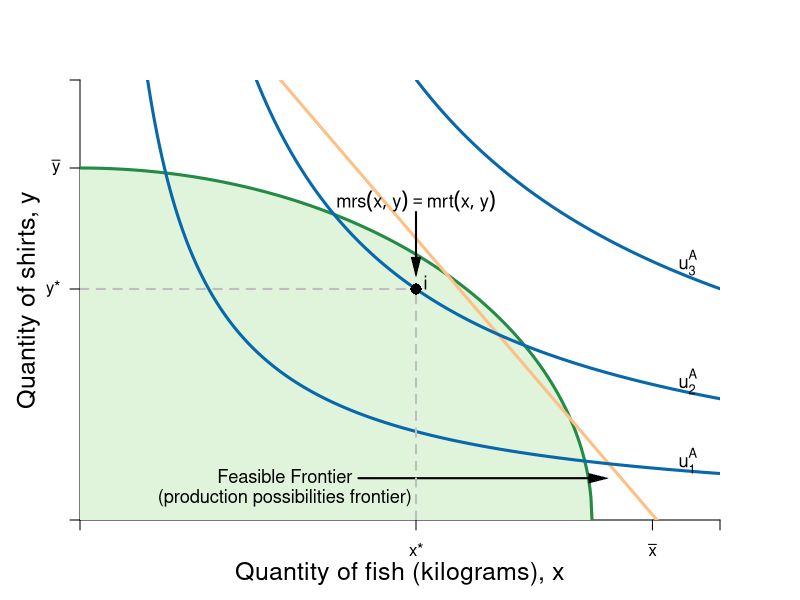

The R source for this figure:
#Graph Designer: Simon Halliday
#Authors: Bowles, Foley and Halliday
#Title: Coordination, Conflict and Competition: A Text in Microeconomics

require(shape)
pdf(file = "specprodexch/ppf_dos.pdf", width = 8, height = 8)

#Set parameters for graphics
axislabelsize <- 1.5
labelsize <- 1.1
graphlinewidth <- 3
segmentlinewidth <- 2

COL <- c("#7fc97f", "#beaed4", "#fdc086", "#ffff99", "#386cb0", "#f0027f", "#bf5b17", "#666666")
COLA <- c("#e0f3db", "#99d8c9","#66c2a4","#41ae76", "#238b45", "#005824")
COLB <- c("#4eb3d3", "#2b8cbe", "#0868ac","#084081")

#Edited the margins to cater for the larger LHS labels
par(mar =  c(4, 4, 4, 4))

#Change this to make it log of l 

# ppf <- function(l, k = 0.5) {
#   k * (1/l)
# }

ppf <- function(x, k = 0.1, maxy = 8, alpha = 2) {
  maxy - k*x^alpha 
}

ppf2 <- function(x, yint = 80){
  sqrt(yint - (x)^2)
}

uFn <- function(x, y, alpha = 0.5){
  (x^alpha)*(y^(1-alpha))
}

bcA <- function(x, w = 8, p = 2) {
  w - p*x
}


xlims <- c(0, 10)
ylims <- c(0, 10)

npts <- 501 
x <- seq(xlims[1], xlims[2], length.out = npts)
y <- seq(ylims[1], ylims[2], length.out = npts) 
a <- c(3.25, 5.25, 7.25)

plot(0, 0, xlim = xlims, ylim = ylims, type = "n",
     xlab = expression(paste("")),
     ylab = expression(paste("")), 
     xaxt = "n", 
     yaxt = "n", 
     cex.lab = axislabelsize, 
     bty = "n", 
     xaxs="i", 
     yaxs="i"
)


# ticksy <- seq(from = 0, to = ylims[2], by = 1)
# ylabels <- seq(from = 0, to = ylims[2], by = 1)
# ticksx <- seq(from = 0, to = xlims[2], by = 1)
# xlabels <- seq(from = 0, to = xlims[2], by = 1)
ticksy <- c(ylims[1], 5.25, 8, ylims[2])
ylabels <- c(NA, expression(paste(y,"*")), expression(paste(bar(y))), NA)
ticksx <- c(xlims[1], 5.25, 8.944272, xlims[2])
xlabels <- c(NA, expression(paste(x,"*")), expression(paste(bar(x))), NA)

axis(1, at = ticksx, pos = 0, labels = xlabels)
axis(2, at = ticksy, pos = 0, labels = ylabels, las = 1)

npts <- 500 
xx1 <- seq(xlims[1], xlims[2], length.out = npts)
xx2 <- seq(0, 8, length.out = npts)
xx3 <- seq(xlims[1], 0, length.out = npts)
xx4 <- seq(-11, 0, length.out = npts)

#Draw the polygon for shading the feasible set
# xpoly1 <- seq(from = xlims[1], to = xlims[2], length.out = 500)
# ypoly1 <- ppf(xpoly1, k = 0.1, maxy = 8, alpha = 2)
# polygon(x = c(xpoly1, rev(xpoly1[1])), y = c(ypoly1, rev(ypoly1)[1]), col=COLA[1], density=NULL, border = NA)

xpoly1 <- seq(from = xlims[1], to = 8, length.out = 500)
ypoly1 <- ppf2(xpoly1, yint = 64)
polygon(x = c(xpoly1, rev(xpoly1[1])), y = c(ypoly1, rev(ypoly1)[1]), col=COLA[1], density=NULL, border = NA)


#Draw the graphs
#lines(xx1, ppf(xx1, k = 0.1, maxy = 8, alpha = 2), col = COLA[5], lwd = graphlinewidth)
lines(xx2, ppf2(xx2, yint = 64), col = COLA[5], lwd = graphlinewidth)
lines(xx1, bcA(xx1, w = 15.325, p = 1.7), col = COL[3], lwd = graphlinewidth)
#lines(xx2, fishProd(xx2, k = 2), col = COLB[3], lwd = graphlinewidth)
#lines(xx3, feasibleLabor(xx3, time = 10), col = COL[3], lwd = graphlinewidth)
#lines(xx4, manufactureProd(xx4, k = 0.1, alpha = 2), col = COLB[4], lwd = graphlinewidth)

#Label the feasible frontier
text(3.2, 1, expression("Feasible Frontier"), cex = labelsize)
text(3.2, 0.5, expression("(production possibilities frontier)"), cex = labelsize)
Arrows(4.35, 0.95, 8.1, 0.95, col = "black", lty = 1, lwd = 2, arr.type = "triangle", arr.lwd = 0.5)

contour(x, y, 
        outer(x, y, uFn),
        drawlabels = FALSE,
        col = COLB[3],
        lwd = graphlinewidth,
        levels = a, 
        xaxs="i", 
        yaxs="i", 
        add = TRUE)

#Axis labels
mtext(expression(paste("Quantity of fish (kilograms), ", x)), side = 1, line = 2.5, cex = axislabelsize)
text(-0.8, 5, expression(paste("Quantity of shirts, ", y)), xpd = TRUE, cex = axislabelsize, srt = 90) 

#Annotate max u point on feasibility frontier
text(5.4, 5.4, expression(paste(i)), cex = labelsize)
segments(0, 5.25, 5.25, 5.25, lty = 2, col = "gray", lwd = segmentlinewidth)
segments(5.25, 0, 5.25, 5.25, lty = 2, col = "gray", lwd = segmentlinewidth)
points(5.25, 5.25, pch = 16, col = "black", cex = 1.5)

#Add mrs = mrt at i
text(5.25, 7.25, expression(paste(mrs(x,y) == mrt(x,y))), cex = labelsize)
Arrows(5.25, 7, 5.25, 5.75, col = "black", lty = 1, lwd = 2, arr.type = "triangle", arr.lwd = 0.5)

#Label the indifference curves
text(9.5, 1.35, expression(u[1]^A), cex = labelsize)
text(9.5, 3.15, expression(u[2]^A), cex = labelsize)
text(9.5, 5.85, expression(u[3]^A), cex = labelsize)

dev.off()
